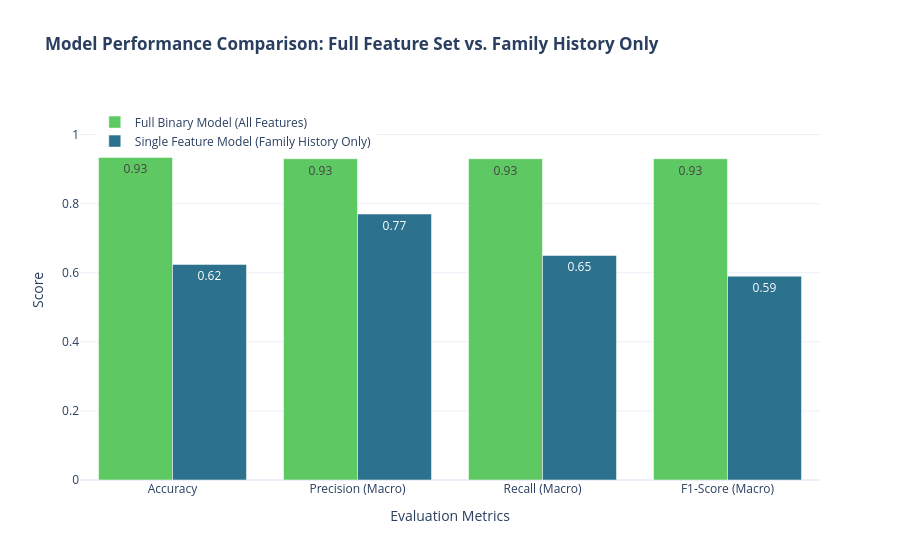

The cell this chart's notebook holds for it:
### Code cell
metrics = [
    'Accuracy',
    'Precision (Macro)',
    'Recall (Macro)',
    'F1-Score (Macro)',
]

full_model_scores = [0.9338, 0.93, 0.93, 0.93]  # From Full Binary Model results
single_model_scores = [
    0.6241,
    0.77,
    0.65,
    0.59,
]  # From Family History Only results

fig = go.Figure()

fig.add_trace(
    go.Bar(
        name='Full Binary Model (All Features)',
        x=metrics,
        y=full_model_scores,
        marker_color='#5ec962',
        text=[f'{val:.2f}' for val in full_model_scores],
        textposition='auto',
    )
)

fig.add_trace(
    go.Bar(
        name='Single Feature Model (Family History Only)',
        x=metrics,
        y=single_model_scores,
        marker_color='#2C728EFF',
        text=[f'{val:.2f}' for val in single_model_scores],
        textposition='auto',
    )
)

fig.update_layout(
    title=(
        '<b>Model Performance Comparison: Full Feature Set vs. Family History'
        ' Only</b>'
    ),
    xaxis_title='Evaluation Metrics',
    yaxis_title='Score',
    barmode='group',
    yaxis=dict(range=[0, 1.1]),
    template='plotly_white',
    height=600,
    legend=dict(x=0.02, y=0.98),
)

fig.show()

### Figure 1 — Plotly figure (JSON) as saved in the notebook; plotly's stock layout.template omitted (floating-point values rounded to 4 significant figures)
{"data": [{"marker": {"color": "#5ec962"}, "name": "Full Binary Model (All Features)", "text": ["0.93", "0.93", "0.93", "0.93"], "textposition": "auto", "type": "bar", "x": ["Accuracy", "Precision (Macro)", "Recall (Macro)", "F1-Score (Macro)"], "y": [0.9338, 0.93, 0.93, 0.93]}, {"marker": {"color": "#2C728EFF"}, "name": "Single Feature Model (Family History Only)", "text": ["0.62", "0.77", "0.65", "0.59"], "textposition": "auto", "type": "bar", "x": ["Accuracy", "Precision (Macro)", "Recall (Macro)", "F1-Score (Macro)"], "y": [0.6241, 0.77, 0.65, 0.59]}], "layout": {"autosize": true, "barmode": "group", "legend": {"x": 0.02, "y": 0.98}, "title": {"text": "<b>Model Performance Comparison: Full Feature Set vs. Family History Only</b>"}, "xaxis": {"autorange": true, "range": [-0.5, 3.5], "title": {"text": "Evaluation Metrics"}, "type": "category"}, "yaxis": {"range": [0, 1.1], "title": {"text": "Score"}, "type": "linear"}}}
